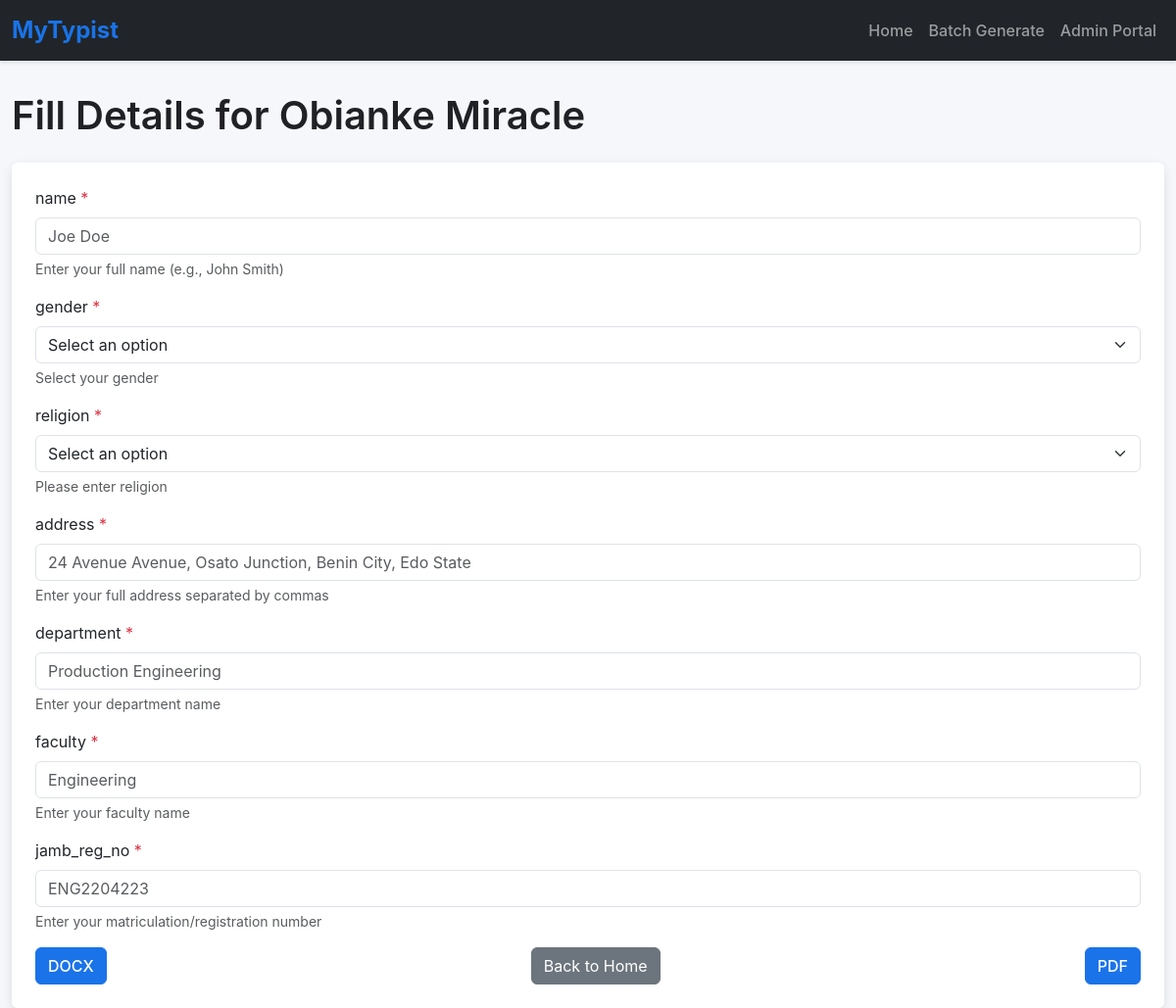
Page /create/3 on the earlier database version.
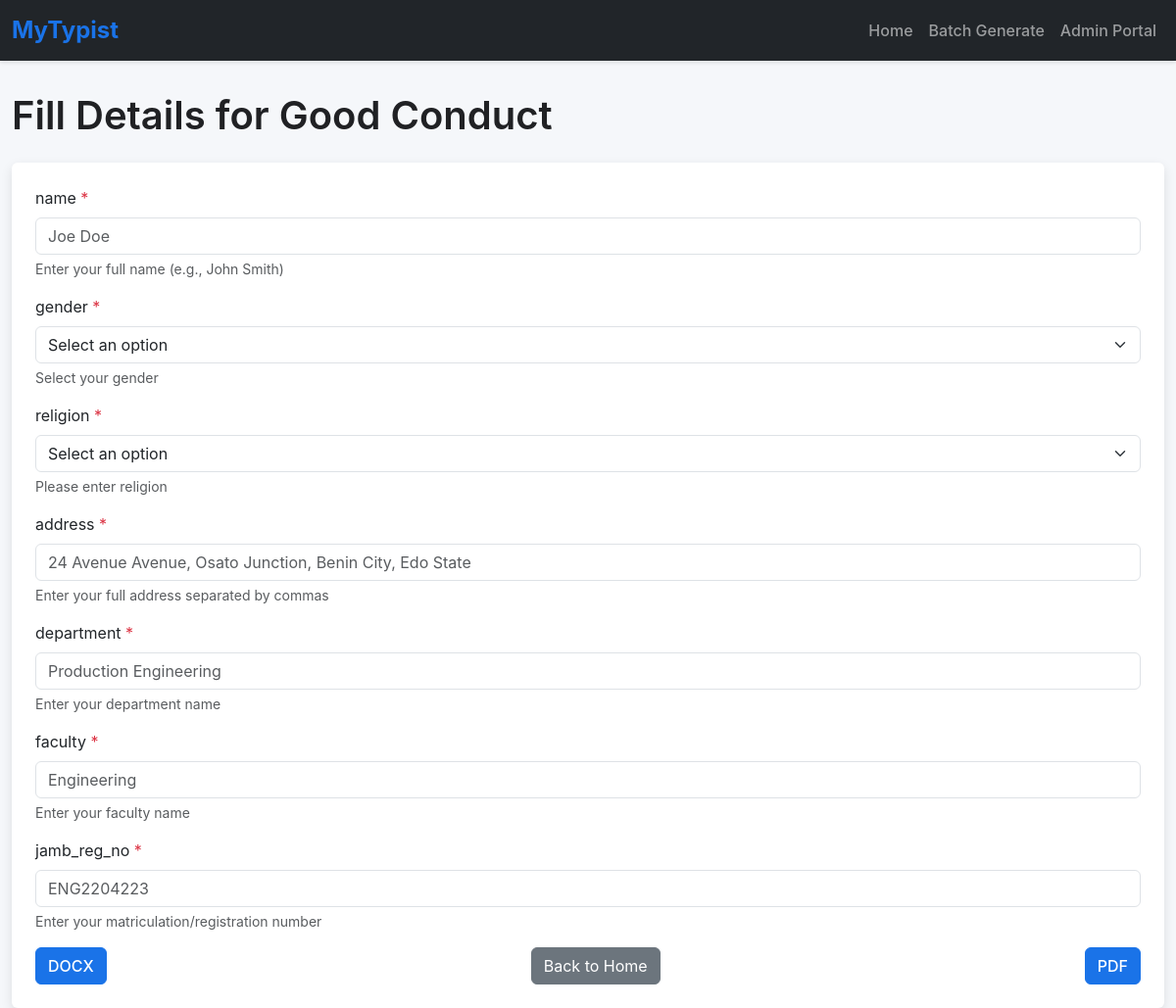
Same page on the later database version.
### app.py (models this page shows)
class Template(db.Model):
    __tablename__ = 'template'
    id = db.Column(db.Integer, primary_key=True)
    name = db.Column(db.String(100), nullable=False)
    type = db.Column(db.String(50), nullable=False)
    file_path = db.Column(db.String(200), nullable=False)
    description = db.Column(db.Text)
    font_family = db.Column(db.String(50), default='Times New Roman')
    font_size = db.Column(db.Integer, default=12)
    margin_top = db.Column(db.Float, default=1.0)
    margin_bottom = db.Column(db.Float, default=1.0)
    margin_left = db.Column(db.Float, default=1.0)
    margin_right = db.Column(db.Float, default=1.0)
    default_line_spacing = db.Column(db.Float, default=1.0)
    is_active = db.Column(db.Boolean, default=True)
    created_at = db.Column(db.DateTime, default=lambda: datetime.now(timezone.utc))
    updated_at = db.Column(db.DateTime, default=lambda: datetime.now(timezone.utc),
                          onupdate=lambda: datetime.now(timezone.utc))
    placeholders = db.relationship('Placeholder', back_populates='template',
                                   cascade="all, delete-orphan")
    created_documents = db.relationship('CreatedDocument', back_populates='template',
                                        cascade="all, delete-orphan")

### app.py (the view)
@app.route('/create/<int:template_id>')
def create(template_id):
    template = Template.query.get_or_404(template_id)
    if not template.is_active:
        abort(403)
    placeholders = Placeholder.query.filter_by(template_id=template_id).order_by(Placeholder.sort_order).all()
    merged_placeholders = defaultdict(list)
    for ph in placeholders:
        merged_placeholders[ph.name.split('_instance_')[0] if '_instance_' in ph.name else ph.name].append(ph)
    unique_placeholders = []
    for base_name in sorted(merged_placeholders, key=lambda n: min(p.sort_order for p in merged_placeholders[n])):
        first_ph = min(merged_placeholders[base_name], key=lambda p: p.sort_order)
        first_ph.name = base_name  # Use base name for form
        unique_placeholders.append(first_ph)
    return render_template('create.html', template=template, placeholders=unique_placeholders)

### templates/create.html (shortened to what this page needs)
{% extends 'base.html' %}
{% block content %}
    <h1 class="mb-4">Fill Details for {{ template.name }}</h1>
    <form method="POST" action="/generate" class="card p-4">
        {% for ph in placeholders %}
            <div class="mb-3">
                <label for="{{ ph.name }}" class="form-label">{{ ph.display_name or ph.name.replace('_', ' ')|title }} {% if ph.is_required %}<span class="text-danger">*</span>{% endif %}</label>
                {% if ph.placeholder_type == 'date' %}
                    <input type="date" class="form-control" id="{{ ph.name }}" name="{{ ph.name }}" {% if ph.is_required %}required{% endif %}>
                {% elif ph.placeholder_type == 'option' %}
                    <select class="form-select" id="{{ ph.name }}" name="{{ ph.name }}" {% if ph.is_required %}required{% endif %}>
                        <option value="" disabled selected>Select an option</option>
                    </select>
                {% else %}
                    <input type="{{ ph.placeholder_type }}" class="form-control" id="{{ ph.name }}" name="{{ ph.name }}"
                           {% if ph.default_value %}placeholder="{{ ph.default_value }}"{% endif %}
                           {% if ph.is_required %}required{% endif %}>
                {% endif %}
                {% if ph.help_text %}
                    <div class="form-text">{{ ph.help_text }}</div>
                {% endif %}
            </div>
        {% endfor %}
        <div class="d-flex justify-content-between">
            <button type="submit" name="format" value="docx" class="btn btn-primary">DOCX</button>
            <a href="/" class="btn btn-secondary">Back to Home</a>
            <button type="submit" name="format" value="pdf" class="btn btn-primary">PDF</button>
        </div>
    </form>
{% endblock %}

Differences in the rows shown:
changed Template: name "Obianke Miracle" → "Good Conduct"
